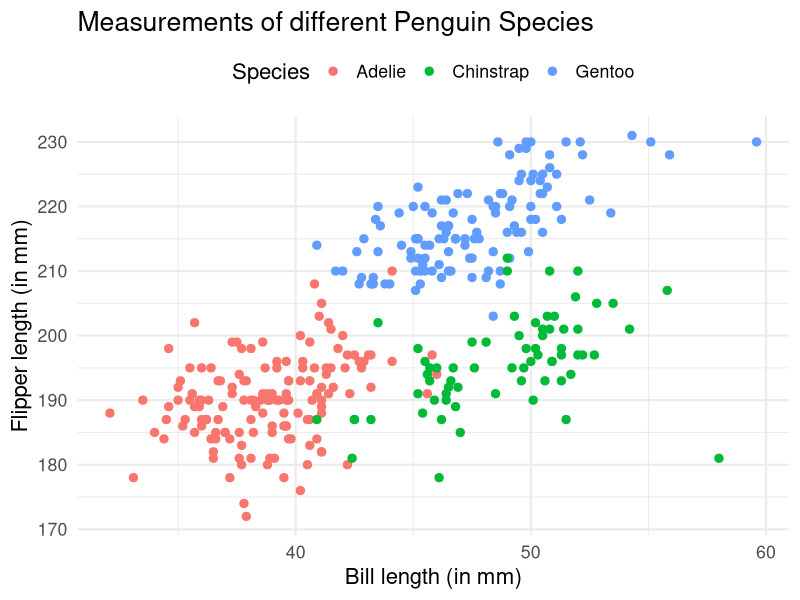
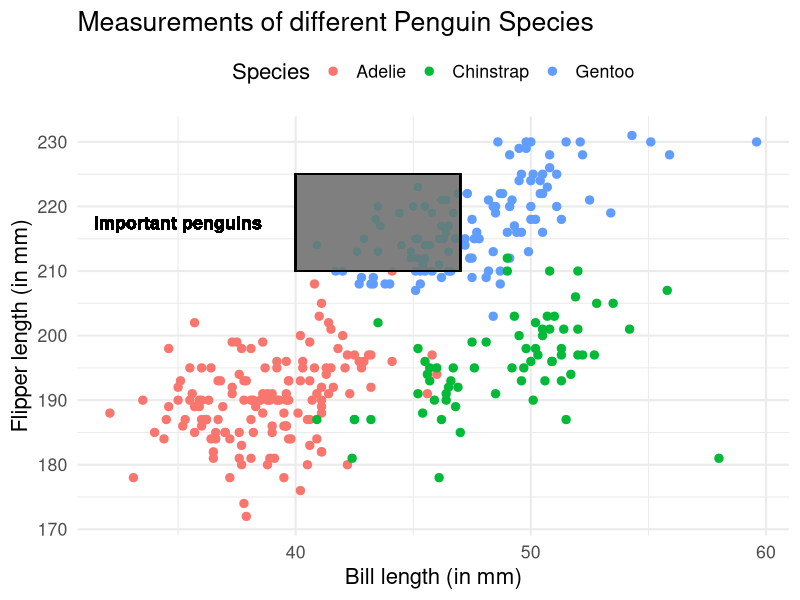
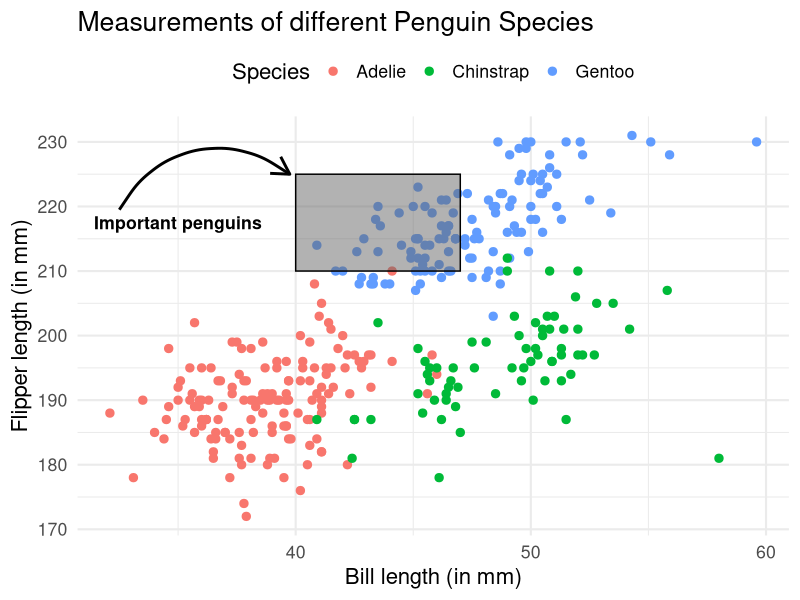

These figures' R source, in order:
## ---- chunk 1
library(tidyverse)
## ---- chunk 2
scatterplot <- palmerpenguins::penguins |> 
  filter(!is.na(sex)) |> 
  ggplot(aes(bill_length_mm, flipper_length_mm, col = species)) +
  geom_point(size = 2.5)+
  labs(
    x = 'Bill length (in mm)',
    y = 'Flipper length (in mm)',
    col = 'Species',
    title = 'Measurements of different Penguin Species'
  ) +
  theme_minimal(base_size = 16) +
  theme(legend.position = 'top')
scatterplot
## ---- chunk 3
scatterplot +
  geom_text(
    x = 35,
    y = 217.5,
    label = 'Important penguins',
    fontface = 'bold', 
    size = 4.5,
    show.legend = FALSE,
    color = 'black'
  ) +
  geom_rect(
    xmin = 40,
    xmax = 47,
    ymin = 210,
    ymax = 225,
    alpha = 0.01,
    fill = 'grey40',
    col = 'black'
  )
## ---- chunk 4
scatterplot +
  annotate(
    'text',
    x = 35,
    y = 217.5,
    label = 'Important penguins',
    fontface = 'bold', 
    size = 4.5,
    color = 'black'
  ) +
  annotate(
    'rect',
    xmin = 40,
    xmax = 47,
    ymin = 210,
    ymax = 225,
    alpha = 0.5,
    fill = 'grey40',
    col = 'black'
  ) +
  annotate(
    'curve',
    x = 32.5, 
    y = 219.5,
    yend = 225,
    xend = 39.75,
    linewidth = 1,
    curvature = -0.5,
    arrow = arrow(length = unit(0.5, 'cm'))
  )
